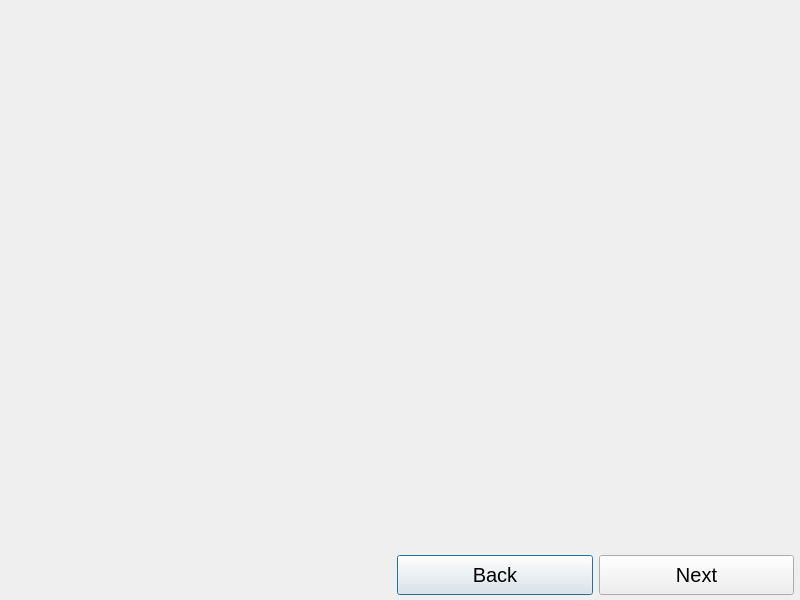
<?xml version="1.0" encoding="UTF-8"?>
<ui version="4.0">
 <class>WizardSetting</class>
 <widget class="QDialog" name="WizardSetting">
  <property name="geometry">
   <rect>
    <x>0</x>
    <y>0</y>
    <width>800</width>
    <height>600</height>
   </rect>
  </property>
  <property name="minimumSize">
   <size>
    <width>800</width>
    <height>600</height>
   </size>
  </property>
  <property name="windowTitle">
   <string>Dialog</string>
  </property>
  <property name="modal">
   <bool>true</bool>
  </property>
  <layout class="QVBoxLayout" name="verticalLayout_wizardSetting" stretch="0,1,0">
   <property name="spacing">
    <number>0</number>
   </property>
   <property name="leftMargin">
    <number>0</number>
   </property>
   <property name="topMargin">
    <number>0</number>
   </property>
   <property name="rightMargin">
    <number>0</number>
   </property>
   <property name="bottomMargin">
    <number>0</number>
   </property>
   <item>
    <layout class="QHBoxLayout" name="stepHorizontalLayout">
     <property name="spacing">
      <number>0</number>
     </property>
     <item>
      <widget class="StepWidget" name="firstWidget" native="true">
       <property name="minimumSize">
        <size>
         <width>0</width>
         <height>50</height>
        </size>
       </property>
       <property name="styleSheet">
        <string notr="true"/>
       </property>
      </widget>
     </item>
     <item>
      <widget class="StepWidget" name="secondWidget" native="true">
       <property name="minimumSize">
        <size>
         <width>0</width>
         <height>50</height>
        </size>
       </property>
      </widget>
     </item>
     <item>
      <widget class="StepWidget" name="thirdWidget" native="true">
       <property name="minimumSize">
        <size>
         <width>0</width>
         <height>50</height>
        </size>
       </property>
      </widget>
     </item>
     <item>
      <widget class="StepWidget" name="fourthWidget" native="true">
       <property name="minimumSize">
        <size>
         <width>0</width>
         <height>50</height>
        </size>
       </property>
      </widget>
     </item>
    </layout>
   </item>
   <item>
    <layout class="QVBoxLayout" name="settingVerticalLayout">
     <item>
      <widget class="QWidget" name="settingWidget" native="true">
       <property name="styleSheet">
        <string notr="true"/>
       </property>
      </widget>
     </item>
    </layout>
   </item>
   <item>
    <layout class="QHBoxLayout" name="btnHorizontalLayout" stretch="1,1">
     <property name="spacing">
      <number>6</number>
     </property>
     <property name="rightMargin">
      <number>6</number>
     </property>
     <item>
      <spacer name="horizontalSpacer">
       <property name="orientation">
        <enum>Qt::Horizontal</enum>
       </property>
       <property name="sizeHint" stdset="0">
        <size>
         <width>40</width>
         <height>20</height>
        </size>
       </property>
      </spacer>
     </item>
     <item>
      <layout class="QHBoxLayout" name="horizontalLayout">
       <property name="bottomMargin">
        <number>5</number>
       </property>
       <item>
        <widget class="QPushButton" name="backBtn">
         <property name="sizePolicy">
          <sizepolicy hsizetype="Preferred" vsizetype="Preferred">
           <horstretch>0</horstretch>
           <verstretch>0</verstretch>
          </sizepolicy>
         </property>
         <property name="minimumSize">
          <size>
           <width>0</width>
           <height>40</height>
          </size>
         </property>
         <property name="font">
          <font>
           <pointsize>15</pointsize>
          </font>
         </property>
         <property name="text">
          <string>Back</string>
         </property>
        </widget>
       </item>
       <item>
        <widget class="QPushButton" name="nextBtn">
         <property name="sizePolicy">
          <sizepolicy hsizetype="Preferred" vsizetype="Preferred">
           <horstretch>0</horstretch>
           <verstretch>0</verstretch>
          </sizepolicy>
         </property>
         <property name="minimumSize">
          <size>
           <width>0</width>
           <height>40</height>
          </size>
         </property>
         <property name="font">
          <font>
           <pointsize>15</pointsize>
          </font>
         </property>
         <property name="text">
          <string>Next</string>
         </property>
        </widget>
       </item>
      </layout>
     </item>
    </layout>
   </item>
  </layout>
 </widget>
 <customwidgets>
  <customwidget>
   <class>StepWidget</class>
   <extends>QWidget</extends>
   <header>step_widget.h</header>
   <container>1</container>
  </customwidget>
 </customwidgets>
 <resources/>
 <connections/>
</ui>
